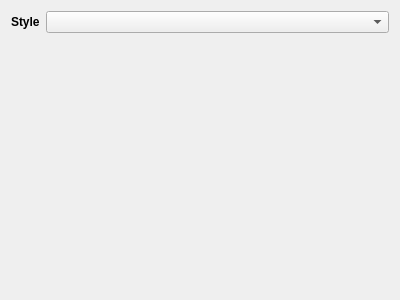
<?xml version="1.0" encoding="UTF-8"?>
<ui version="4.0">
 <class>GeneralPreferencesWidget</class>
 <widget class="QWidget" name="GeneralPreferencesWidget">
  <property name="geometry">
   <rect>
    <x>0</x>
    <y>0</y>
    <width>400</width>
    <height>300</height>
   </rect>
  </property>
  <layout class="QVBoxLayout" name="layout" stretch="0">
   <item>
    <layout class="QFormLayout" name="formLayout">
     <property name="fieldGrowthPolicy">
      <enum>QFormLayout::ExpandingFieldsGrow</enum>
     </property>
     <item row="0" column="0">
      <widget class="QLabel" name="styleLabel">
       <property name="font">
        <font>
         <weight>75</weight>
         <bold>true</bold>
        </font>
       </property>
       <property name="text">
        <string>Style</string>
       </property>
      </widget>
     </item>
     <item row="0" column="1">
      <widget class="QComboBox" name="styleValue">
       <property name="sizePolicy">
        <sizepolicy hsizetype="Expanding" vsizetype="Fixed">
         <horstretch>0</horstretch>
         <verstretch>0</verstretch>
        </sizepolicy>
       </property>
      </widget>
     </item>
    </layout>
   </item>
  </layout>
 </widget>
 <resources/>
 <connections/>
</ui>
